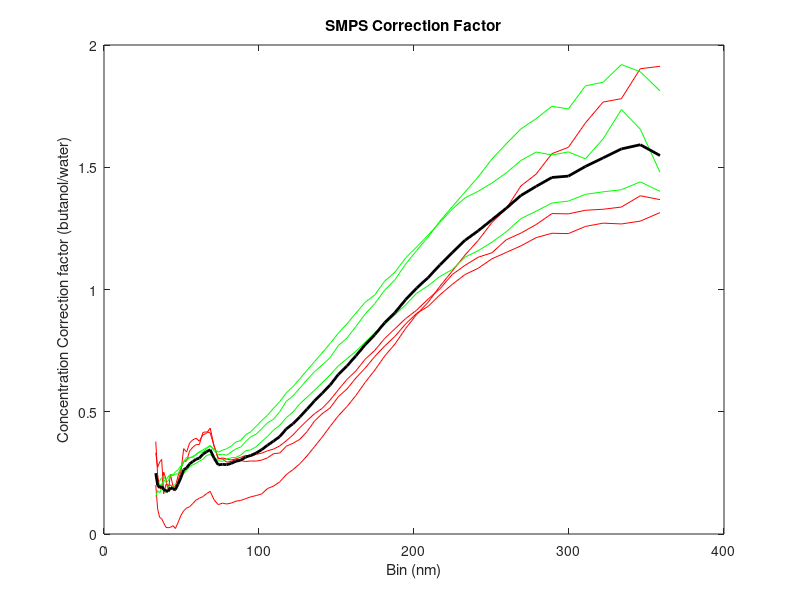

Here is the MATLAB script that generated this plot: (Note: this script raises an error after producing the figure.)
%% Clean Up
close all; clear; clc;

%% Import Data
lowInd = 21;
highInd = 87;

%Date from my aged experiments
load('correctionsAged.mat');

%Calculate the average, std, and +-10%
allTogether = [concRatios0509, concRatios0512, concRatios0516, concRatios0519, concRatios0522, concRatios0524];
avgAged = mean(allTogether, 2);
stdDev = std(allTogether, 0, 2);

figure();
lowRH = plot(bins(lowInd:highInd), concRatios0516(lowInd:highInd), 'r');
hold on;
plot(bins(lowInd:highInd), concRatios0509(lowInd:highInd), 'r');
plot(bins(lowInd:highInd), concRatios0512(lowInd:highInd), 'r');
plot(bins(lowInd:highInd), concRatios0519(lowInd:highInd), 'g');
plot(bins(lowInd:highInd), concRatios0522(lowInd:highInd), 'g');
medRH = plot(bins(lowInd:highInd), concRatios0524(lowInd:highInd), 'g');
avgplot = plot(bins(lowInd:highInd), avgAged(lowInd:highInd), 'k', 'linewidth', 2);

%Error bars and standard deviation
% plot(bins(lowInd:highInd), avgAged(lowInd:highInd) + stdDev(lowInd:highInd), 'b');
% plot(bins(lowInd:highInd), avgAged(lowInd:highInd) - stdDev(lowInd:highInd), 'b');
% plot(bins(lowInd:highInd), 1.1*avgAged(lowInd:highInd), 'm');
% plot(bins(lowInd:highInd), 0.9*avgAged(lowInd:highInd), 'm');

%Plotting labels
xlabel('Bin (nm)');
ylabel('Concentration Correction factor (butanol/water)');
title('SMPS Correction Factor');
legend([lowRH, medRH, avgplot], 'Low RH', 'Med RH', 'Avg','location', 'nw');

%Saving the correction data
save('finalCorrection.mat', 'avgAged');



